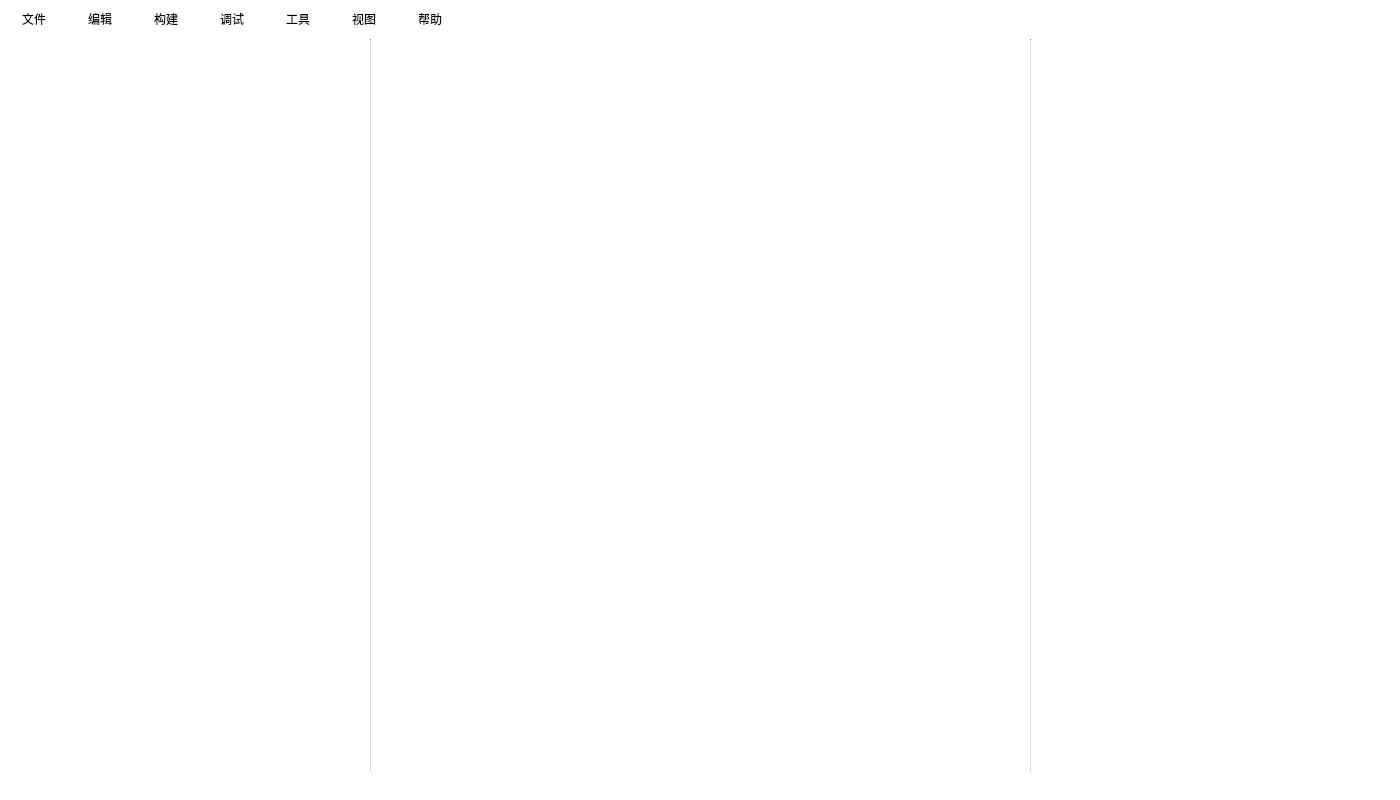
<?xml version="1.0" encoding="UTF-8"?>
<ui version="4.0">
 <class>Workshop</class>
 <widget class="QWidget" name="Workshop">
  <property name="geometry">
   <rect>
    <x>0</x>
    <y>0</y>
    <width>1400</width>
    <height>800</height>
   </rect>
  </property>
  <property name="minimumSize">
   <size>
    <width>1200</width>
    <height>600</height>
   </size>
  </property>
  <property name="windowTitle">
   <string>Cell Workshop</string>
  </property>
  <property name="styleSheet">
   <string notr="true">background-color: rgb(255, 255, 255);</string>
  </property>
  <widget class="Line" name="line">
   <property name="geometry">
    <rect>
     <x>370</x>
     <y>39</y>
     <width>1</width>
     <height>732</height>
    </rect>
   </property>
   <property name="styleSheet">
    <string notr="true">background-color: rgb(190, 190, 190);</string>
   </property>
   <property name="orientation">
    <enum>Qt::Vertical</enum>
   </property>
  </widget>
  <widget class="Line" name="line_2">
   <property name="geometry">
    <rect>
     <x>1030</x>
     <y>39</y>
     <width>1</width>
     <height>732</height>
    </rect>
   </property>
   <property name="styleSheet">
    <string notr="true">background-color: rgb(190, 190, 190);</string>
   </property>
   <property name="orientation">
    <enum>Qt::Vertical</enum>
   </property>
  </widget>
  <widget class="QPushButton" name="BtnFile">
   <property name="geometry">
    <rect>
     <x>0</x>
     <y>0</y>
     <width>68</width>
     <height>38</height>
    </rect>
   </property>
   <property name="text">
    <string>文件</string>
   </property>
   <property name="flat">
    <bool>true</bool>
   </property>
  </widget>
  <widget class="QPushButton" name="BtnEdit">
   <property name="geometry">
    <rect>
     <x>66</x>
     <y>0</y>
     <width>68</width>
     <height>38</height>
    </rect>
   </property>
   <property name="text">
    <string>编辑</string>
   </property>
   <property name="flat">
    <bool>true</bool>
   </property>
  </widget>
  <widget class="QPushButton" name="BtnBuild">
   <property name="geometry">
    <rect>
     <x>132</x>
     <y>0</y>
     <width>68</width>
     <height>38</height>
    </rect>
   </property>
   <property name="text">
    <string>构建</string>
   </property>
   <property name="flat">
    <bool>true</bool>
   </property>
  </widget>
  <widget class="QPushButton" name="BtnDebug">
   <property name="geometry">
    <rect>
     <x>198</x>
     <y>0</y>
     <width>68</width>
     <height>38</height>
    </rect>
   </property>
   <property name="text">
    <string>调试</string>
   </property>
   <property name="flat">
    <bool>true</bool>
   </property>
  </widget>
  <widget class="QPushButton" name="BtnKits">
   <property name="geometry">
    <rect>
     <x>264</x>
     <y>0</y>
     <width>68</width>
     <height>38</height>
    </rect>
   </property>
   <property name="text">
    <string>工具</string>
   </property>
   <property name="flat">
    <bool>true</bool>
   </property>
  </widget>
  <widget class="QPushButton" name="BtnView">
   <property name="geometry">
    <rect>
     <x>330</x>
     <y>0</y>
     <width>68</width>
     <height>38</height>
    </rect>
   </property>
   <property name="text">
    <string>视图</string>
   </property>
   <property name="flat">
    <bool>true</bool>
   </property>
  </widget>
  <widget class="QPushButton" name="BtnHelp">
   <property name="geometry">
    <rect>
     <x>396</x>
     <y>0</y>
     <width>68</width>
     <height>38</height>
    </rect>
   </property>
   <property name="text">
    <string>帮助</string>
   </property>
   <property name="flat">
    <bool>true</bool>
   </property>
  </widget>
 </widget>
 <resources/>
 <connections/>
</ui>
